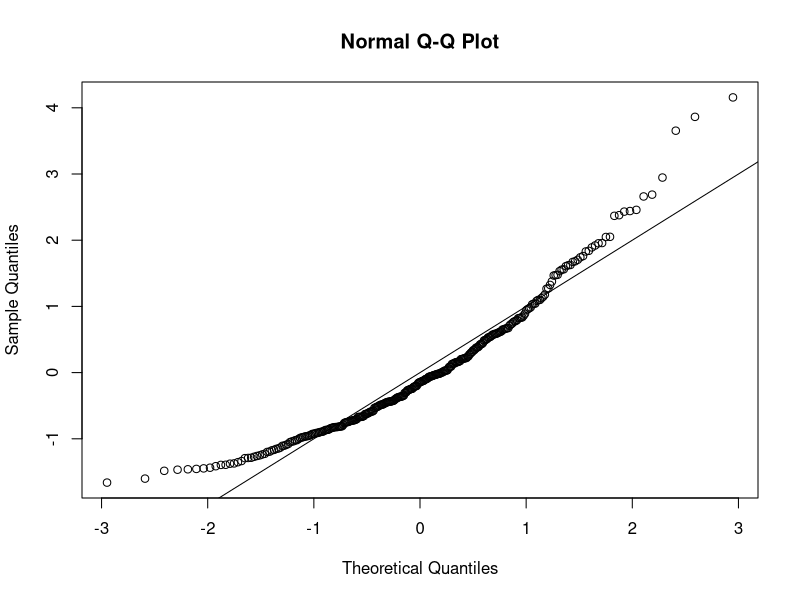
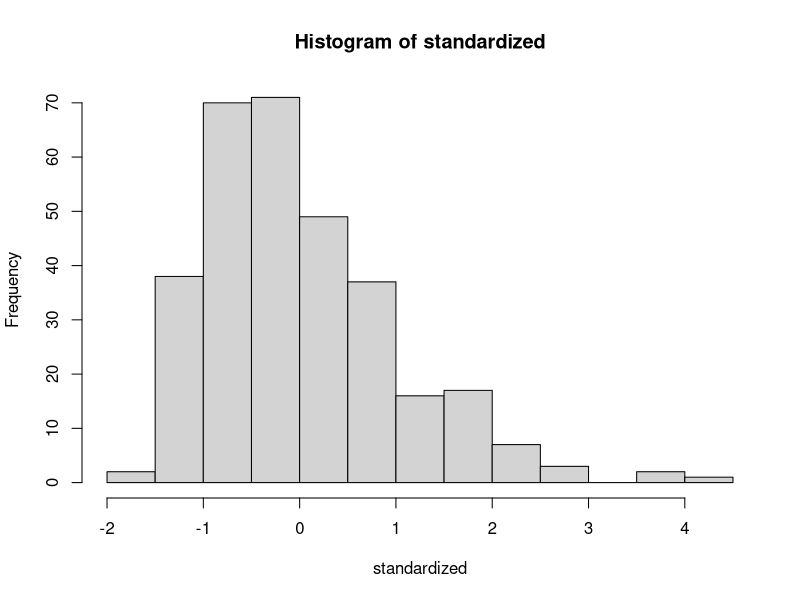
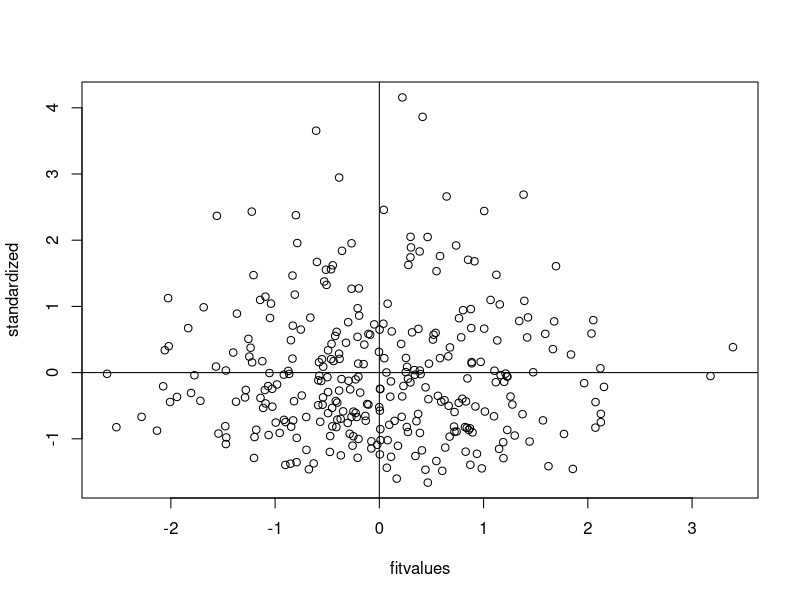

The R source for these figures, in order:
setwd("G:/GA/Scales")
master = read.csv("Meaning_Scales_MeaningfulLifeMeasure_RR_RN_Paper.csv")
summary(master)

##reverse coding for 5, 9, 19
library(car)
master$Q16_2 = recode(master$Q16_2, "1='7'; 2='6'; 3='5'; 4='4'; 5='3'; 6='2'; 7 = '1'")
master$Q16_6 = recode(master$Q16_6, "1='7'; 2='6'; 3='5'; 4='4'; 5='3'; 6='2'; 7 = '1'")
master$Q19_1 = recode(master$Q19_1, "1='7'; 2='6'; 3='5'; 4='4'; 5='3'; 6='2'; 7 = '1'")
master$Q19_2 = recode(master$Q19_2, "1='7'; 2='6'; 3='5'; 4='4'; 5='3'; 6='2'; 7 = '1'")
master$Q19_3 = recode(master$Q19_3, "1='7'; 2='6'; 3='5'; 4='4'; 5='3'; 6='2'; 7 = '1'")
master$Q19_4 = recode(master$Q19_4, "1='7'; 2='6'; 3='5'; 4='4'; 5='3'; 6='2'; 7 = '1'")
master$Q19_5 = recode(master$Q19_5, "1='7'; 2='6'; 3='5'; 4='4'; 5='3'; 6='2'; 7 = '1'")
master$Q19_6 = recode(master$Q19_6, "1='7'; 2='6'; 3='5'; 4='4'; 5='3'; 6='2'; 7 = '1'")

##Missing Data##
library(mice)
percentmiss = function(x){ sum(is.na(x))/length(x) *100 }

##Going by rows ONLY
notypos = master
missing = apply(notypos[ , 3:25], 1, percentmiss) 
table(missing)

##replace only the data that you should
replacepeople = notypos[ missing <= 5 , ]  
dontpeople = notypos[ missing > 5 , ]

##figure out the columns to exclude (survey data)
apply(replacepeople, 2, percentmiss)
replacecolumn = replacepeople[ , -c(1,2,25)]
dontcolumn = replacepeople[ , c(1,2,25)]

##let's mice it!
tempnomiss = mice(replacecolumn)
nomiss = complete(tempnomiss, 1)
summary(nomiss)

##put everything back together
filledin_none = cbind(dontcolumn, nomiss)
summary(filledin_none)

##Outliers##
mahal = mahalanobis(filledin_none[ , -c(1:3)], 
                    colMeans(filledin_none[ , -c(1:3)], na.rm = TRUE),
                    cov(filledin_none[ , -c(1:3)], use="pairwise.complete.obs"))

cutoff = qchisq(.999,ncol(filledin_none[ , -c(1:3)])) 
summary(mahal < cutoff)
noout = filledin_none[ mahal < cutoff, ]

##additivity: correlations
correlations = cor(noout[,-c(1:3)], use="pairwise.complete.obs")
symnum(correlations)

##make the random stuff
random = rchisq(nrow(noout), 7)
##be sure here not to include the ID columns!
fake = lm(random~., data=noout[ , -c(1:3)])

##get the linearity plot
##create the standardized residuals
standardized = rstudent(fake)
qqnorm(standardized)
abline(0,1)

##multivariate normality
hist(standardized, breaks=15)

##homogeneity and homoscedaticity
fitvalues = scale(fake$fitted.values)
plot(fitvalues, standardized) 
abline(0,0)
abline(v = 0)

##scoring
##make sure 5, 9, 19 are reverse coded (this should be up top)
##exciting life = 1-5
##accomplished life = 6-10 
##principled life = 11-15 
##purposeful life = 16-19 
##valued life = 20-23

names(noout)
Exciting = rowSums(filledin_none[ , c(4:8)])
Accomplished = rowSums(filledin_none[ , c(9:13)])
Principled = rowSums(filledin_none[ , c(13:17)])
Purposeful = rowSums(filledin_none[ , c(17:20)])
Valued = rowSums(filledin_none[ , c(21:24)])